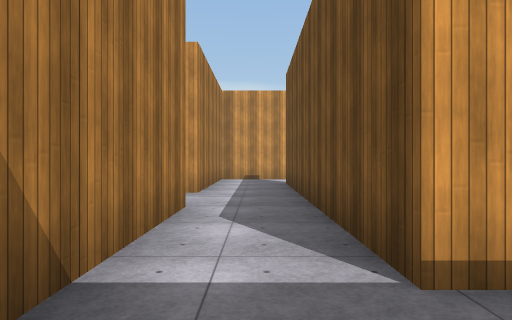
View 1 (above)

24 first-person views from a walk through a 3-D level made in the Unity game engine. The camera is 1.3 m above the floor, looks level and sees 75° across. The floor is counted in squares, 2 m on a side. Each view is taken from the middle of a square. On the plan, view 1 faces up. The plan holds only what a view shows up to about 10 squares ahead; the rest is blank. The player character is not drawn. Surface patterns are stand-ins for the level's own textures.

View 2
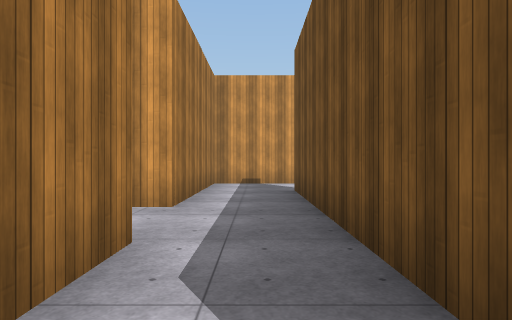

View 3
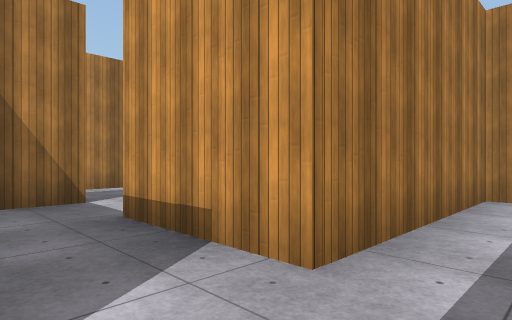

View 4
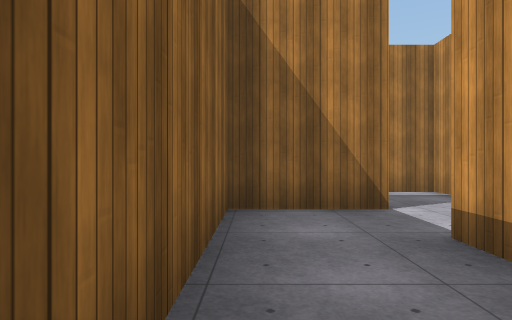

View 5
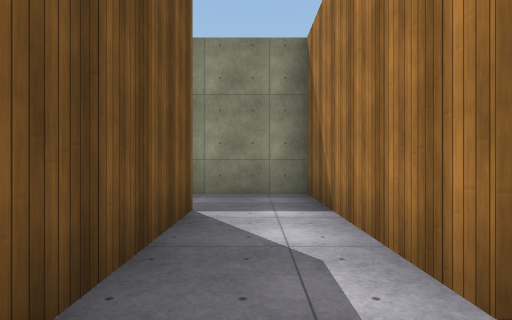

View 6
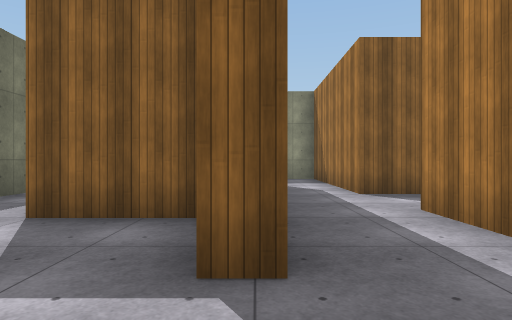

View 7
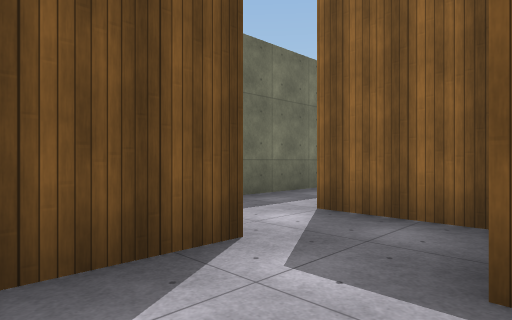

View 8
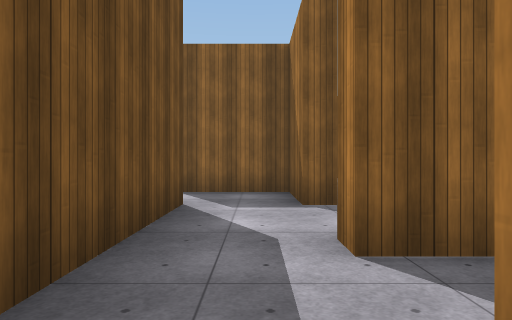

View 9
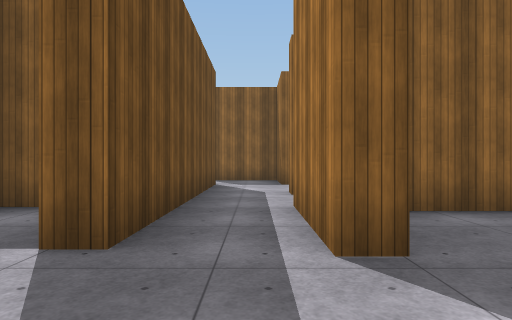

View 10
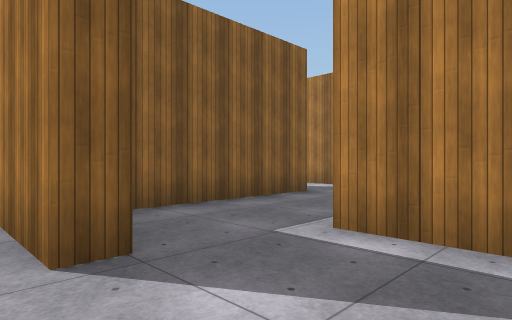

View 11
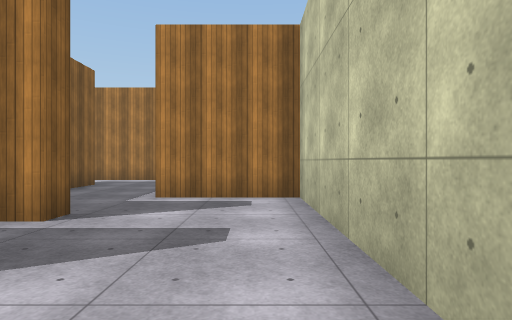

View 12
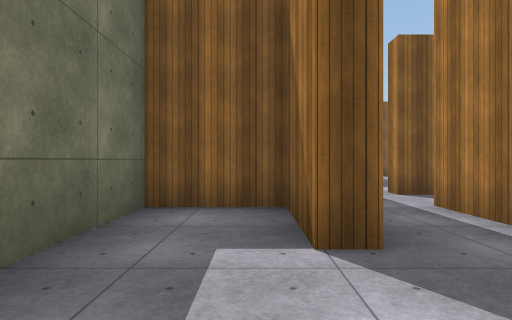

View 13
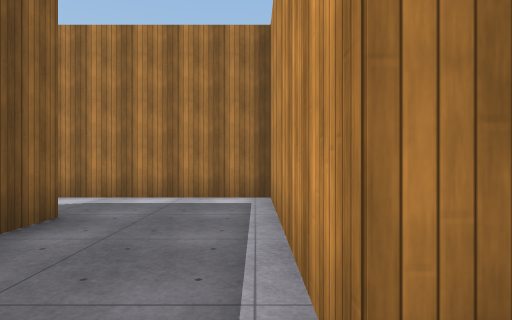

View 14
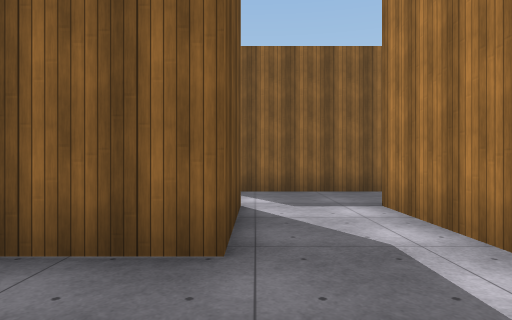

View 15
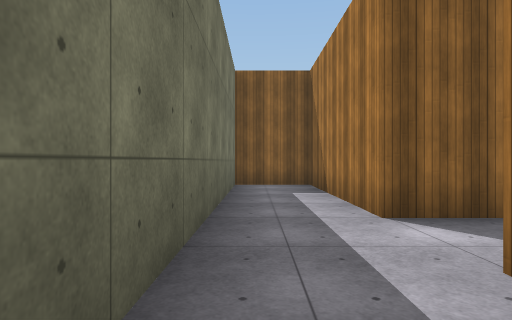

View 16
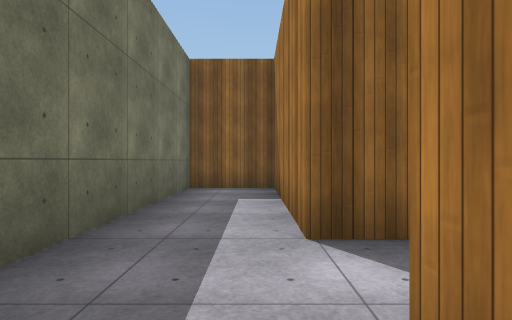

View 17
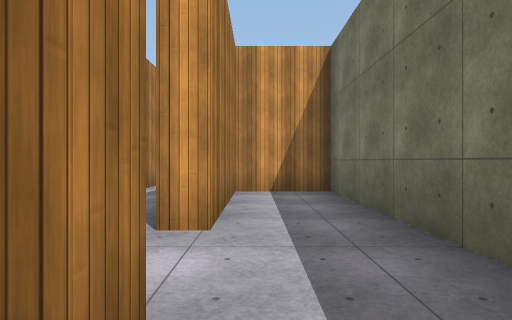

View 18
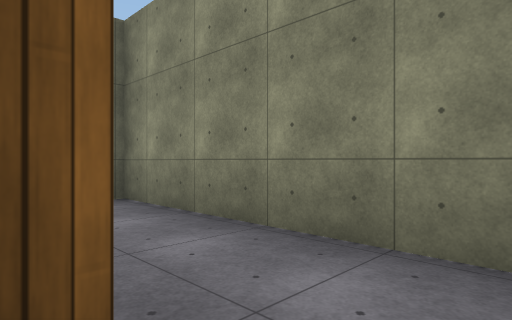

View 19
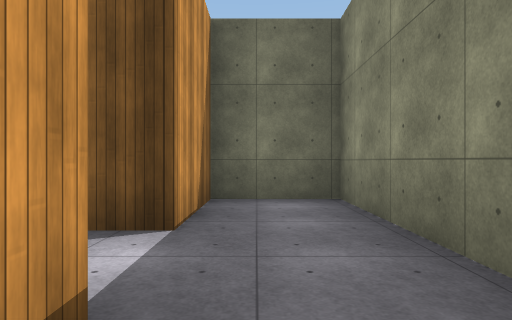

View 20
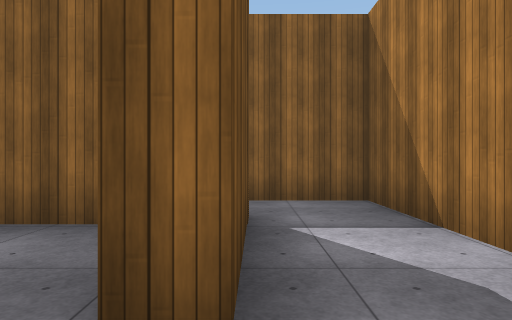

View 21
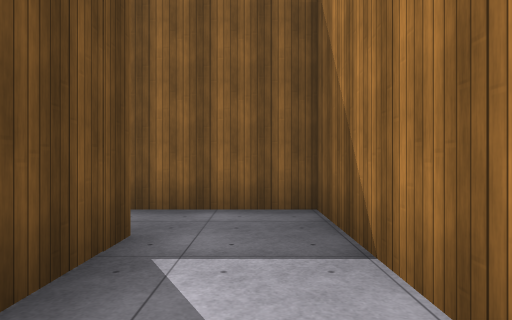

View 22
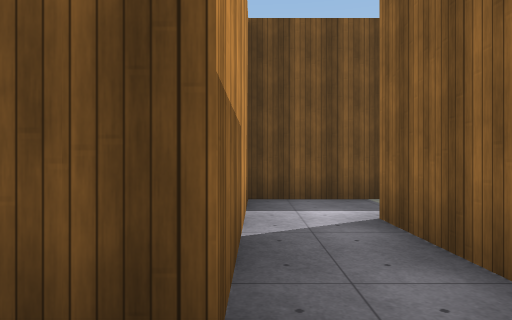

View 23
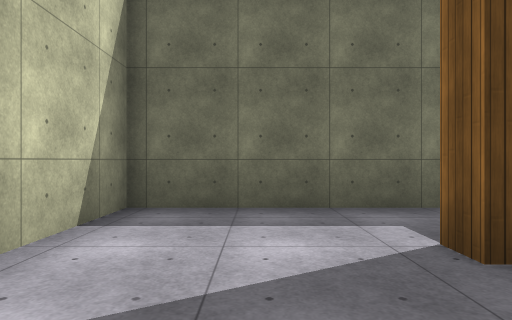

View 24
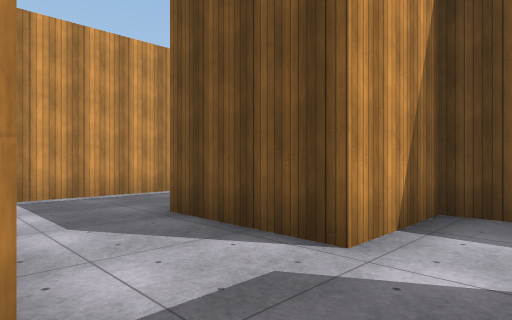

### Floor plan
Ten units are one square. View 1 is at (0, 0); x grows to the right and y downward. Boxes are objects, and circles mark ways between rooms. Rooms are numbered by the first view taken in them; rooms with no view inside come last. Other rooms are left out.
<svg viewBox="-105 -193 165 202">
<path fill="none" stroke="#000" d="M-59 -41 -59 -68 -54 -68 -54 -46 -10 -46 -10 4 15 4M14 -17 8 -17 8 -92M-71 -86 -78 -86 -78 -75M-78 -60 -78 -45M11 -113 -12 -113 -12 -66 -39 -66M31 -91 31 -116M8 -92 15 -92 15 -82M15 -118 15 -112M12 -73 24 -73M9 -158 15 -158 15 -132M31 -136 31 -156 36 -156 36 -134 55 -134 55 -188 -8 -188 -8 -163 -58 -163 -58 -112M-38 -113 -38 -138 1 -138M24 -73 36 -73 36 -23 55 -23 55 -129 36 -129 36 -91 31 -91M-78 -45 -78 -26 -32 -26M-15 -19 -15 -41 -59 -41M-66 -92 -36 -92M-17 -105 -17 -113 -38 -113M15 4 55 4 55 -17 31 -17 31 -26"/>
<circle cx="10" cy="-105" r="3" fill="#2a7"/>
<circle cx="-70" cy="-50" r="3" fill="#2a7"/>
<circle cx="10" cy="-5" r="3" fill="#2a7"/>
<circle cx="30" cy="-85" r="3" fill="#2a7"/>
<circle cx="-50" cy="-120" r="3" fill="#2a7"/>
<text x="-20" y="-60">1</text>
<text x="20" y="-100">2</text>
<text x="10" y="-160">3</text>
<text x="40" y="-80">4</text>
<text x="-50" y="-30">5</text>
<text x="-100" y="-110">6</text>
<text x="30" y="-10">7</text>
</svg>
Room 1 opens to room 2. Room 1 opens to room 5. Room 1 opens to room 7. Room 2 opens to room 4. Room 3 opens to room 6.

Where each view was taken, in squares from view 1:
view 1: 0 up, 0 right, facing up
view 2: 2 up, 0 right, facing up
view 3: 5 up, 0 right, facing up-left
view 4: 5 up, 1 left, facing left
view 5: 6 up, 0 right, facing down
view 6: 11 up, 1 right, facing down
view 7: 11 up, 1 right, facing down-right
view 8: 14 up, 2 right, facing down
view 9: 18 up, 2 right, facing down
view 10: 18 up, 2 right, facing down-left
view 11: 18 up, 5 right, facing left
view 12: 18 up, 4 right, facing down
view 13: 16 up, 0 right, facing left
view 14: 16 up, 4 left, facing down
view 15: 11 up, 5 right, facing down
view 16: 10 up, 4 right, facing down
view 17: 6 up, 4 right, facing up
view 18: 2 up, 0 right, facing down-right
view 19: 1 up, 0 right, facing right
view 20: 8 up, 6 left, facing down
view 21: 7 up, 7 left, facing down
view 22: 4 up, 7 left, facing right
view 23: 17 up, 1 right, facing right
view 24: 10 up, 6 left, facing up-right
